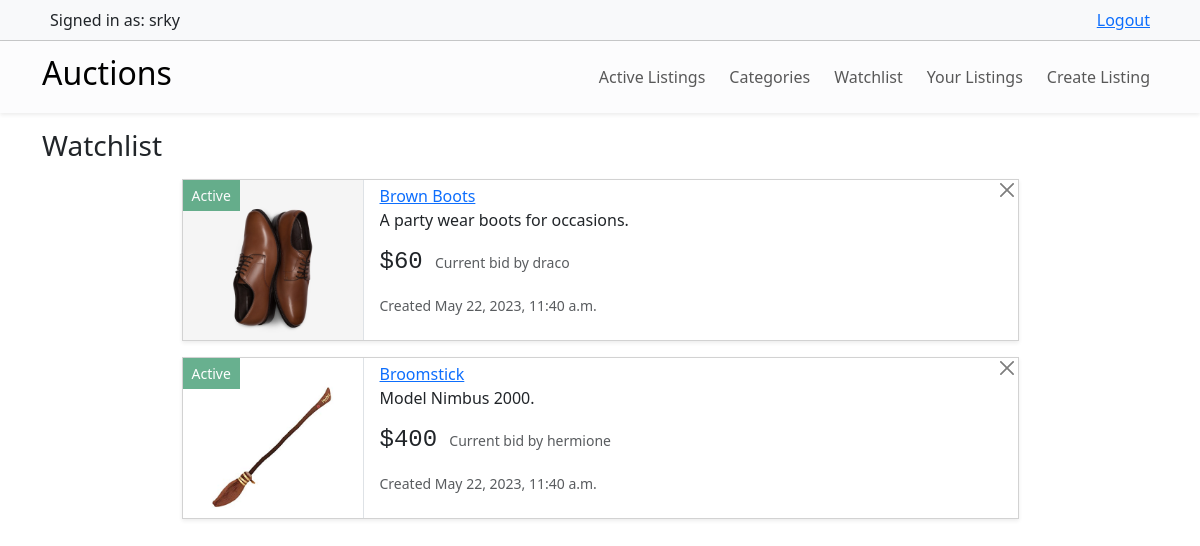
The app's page /watchlist (signed in) with its own data.
### auctions/models.py (models this page shows, shortened)
class User(AbstractUser):
    pass

class AuctionListing(models.Model):
    title = models.CharField(max_length=64, unique=True)
    description = models.CharField(max_length=100)
    starting_bid = models.IntegerField()
    category = models.ForeignKey(Category, on_delete=models.SET_NULL, null=True, related_name="auctions")
    image = models.ImageField(upload_to="images/", default="images/default.jpg")
    date_created = models.DateTimeField(default=datetime.datetime.now())
    owner = models.ForeignKey(User, on_delete=models.CASCADE, related_name="auctions")
    is_closed = models.BooleanField(default=False)

class Bid(models.Model):
    amount = models.IntegerField()
    date_created = models.DateTimeField(default=datetime.datetime.now())
    bidder = models.ForeignKey(User, on_delete=models.CASCADE, related_name="biddings")
    auction = models.ForeignKey(AuctionListing, on_delete=models.CASCADE, related_name="bids")

### auctions/views.py (the view)
# urls.py: path("watchlist", views.view_watchlist, name="view_watchlist"),
@login_required
def view_watchlist(request):
    watchlist = Watchlist.objects.filter(user=request.user).all()
    auctions = []
    for w in watchlist:
        auctions.append(w.auction)
    bids = []
    for auction in auctions:
        bids.append(auction.bids.all().order_by("-amount").first())
    zipped_list = zip(auctions, bids)
    return render(request, "auctions/watchlist.html", {
        "zipped_list": zipped_list
    })

### auctions/templates/auctions/watchlist.html (shortened to what this page needs)
{% extends "auctions/layout.html" %}
{% block body %}
    <h3 class="my-3">Watchlist</h3>
    {% for auction, current_bid in zipped_list %}
    <div class="card mb-3 position-relative mx-auto overflow-hidden rounded-0 w-75 shadow-sm">
        {% if auction.is_closed %}
            <button class="btn btn-danger btn-sm disabled rounded-0 position-absolute">Closed</button>
        {% else %}
            <button class="btn btn-success btn-sm disabled rounded-0 position-absolute">Active</button>
        {% endif %}
        <a href="{% url 'watchlist' auction.id %}" class="btn btn-close btn-sm position-absolute" style="right: 0;"></a>
        <div class="row g-0">
            <div class="col-md-4 w-auto border-end" style="height: 10rem;">
                <img src="{{ auction.image.url }}" class="img-fluid" alt="listing-img" width="180">
            </div>
            <div class="col-md-8">
                <div class="card-body py-1">
                    <a href="{% url 'view_listing' auction.id %}" class="card-link">{{ auction.title }}</a>
                    <p class="card-text text-overflow-hidden">{{ auction.description }}</p>
                    <p class="card-text">
                            {% if current_bid %}
                                <span class="h4 font-monospace">${{ current_bid.amount }}</span> <small class="text-muted mx-2">Current bid by {{ current_bid.bidder }}</small>
                            {% else %}
                                <span class="h4 font-monospace">${{ auction.starting_bid }}</span> <small class="text-muted mx-2">No bids yet.</small>
                            {% endif %}
                    </p>
                    <p class="card-text"><small class="text-body-secondary">Created {{ auction.date_created }}</small></p>
                </div>
            </div>
        </div>
    </div>
    {% empty %}
    <h4 class="my-5 text-center">Watchlist empty.</h4>
    {% endfor %}
{% endblock %}

### auctions/templates/auctions/layout.html (shortened to what this page needs)
{% load static %}
<!DOCTYPE html>
<html lang="en">
<head>
    <link rel="stylesheet" href="https://cdnjs.cloudflare.com/ajax/libs/font-awesome/4.7.0/css/font-awesome.min.css">
    <link href="https://cdn.jsdelivr.net/npm/bootstrap@5.3.0-alpha3/dist/css/bootstrap.min.css" rel="stylesheet"
>
    <link href="{% static 'auctions/styles.css' %}" rel="stylesheet">
</head>
<body>
    <nav class="navbar bg-body-tertiary">
        <div class="container">
            <div class="d-flex w-100 justify-content-between px-2">
            {% if user.is_authenticated %}
                Signed in as: {{ request.user }}
                <a  href="{% url 'logout' %}">Logout</a>
            {% else %}
                Not signed in.
                <div class="nav-item">
                    <a class="px-2" href="{% url 'login' %}">Login</a>
                    <a href="{% url 'register' %}">Signup</a>
                </div>
            {% endif %}
            </div>
        </div>
    </nav>
    <nav class="navbar navbar-expand-lg bg-light-subtle shadow-sm">
        <div class="container">
            <a class="navbar-brand" href="{% url 'index' %}">
                <h2>Auctions</h2>
            </a>
            <div class="collapse navbar-collapse" id="navbarSupportedContent">
                <ul class="navbar-nav ms-auto mb-2 mb-lg-0 align-items-center gap-2">
                    <li class="nav-item">
                        <a class="nav-link" aria-current="page" href="{% url 'index' %}">Active Listings</a>
                    </li>
                    <li class="nav-item">
                        <a class="nav-link" aria-current="page" href="#">Categories</a>
                    </li>
                    {% if user.is_authenticated %}
                        <li class="nav-item">
                            <a class="nav-link" aria-current="page" href="{% url 'view_watchlist' %}">Watchlist</a>
                        </li>
                        <li class="nav-item">
                            <a class="nav-link" aria-current="page" href="{% url 'your_listings' %}">Your Listings</a>
                        </li>
                        <li class="nav-item">
                            <a class="nav-link" aria-current="page" href="{% url 'create_listing' %}">Create Listing</a>
                        </li>
                    {% endif %}
                </ul>
            </div>
        </div>
    </nav>
    <div class="container">
        {% block body %}
        {% endblock %}
    </div>
</body>
</html>

### auctions/static/auctions/styles.css (style rules this page uses)
.text-overflow-hidden { text-overflow: ellipsis; overflow: hidden; white-space: nowrap; }

### records on screen
User: user "srky"
AuctionListing: image (picture), title "Brown Boots", description "A party wear boots for occasions.", amount "60", bidder "draco", date_created "May 22, 2023, 11:40 a.m."
AuctionListing: image (picture), title "Broomstick", description "Model Nimbus 2000.", amount "400", bidder "hermione", date_created "May 22, 2023, 11:40 a.m."
